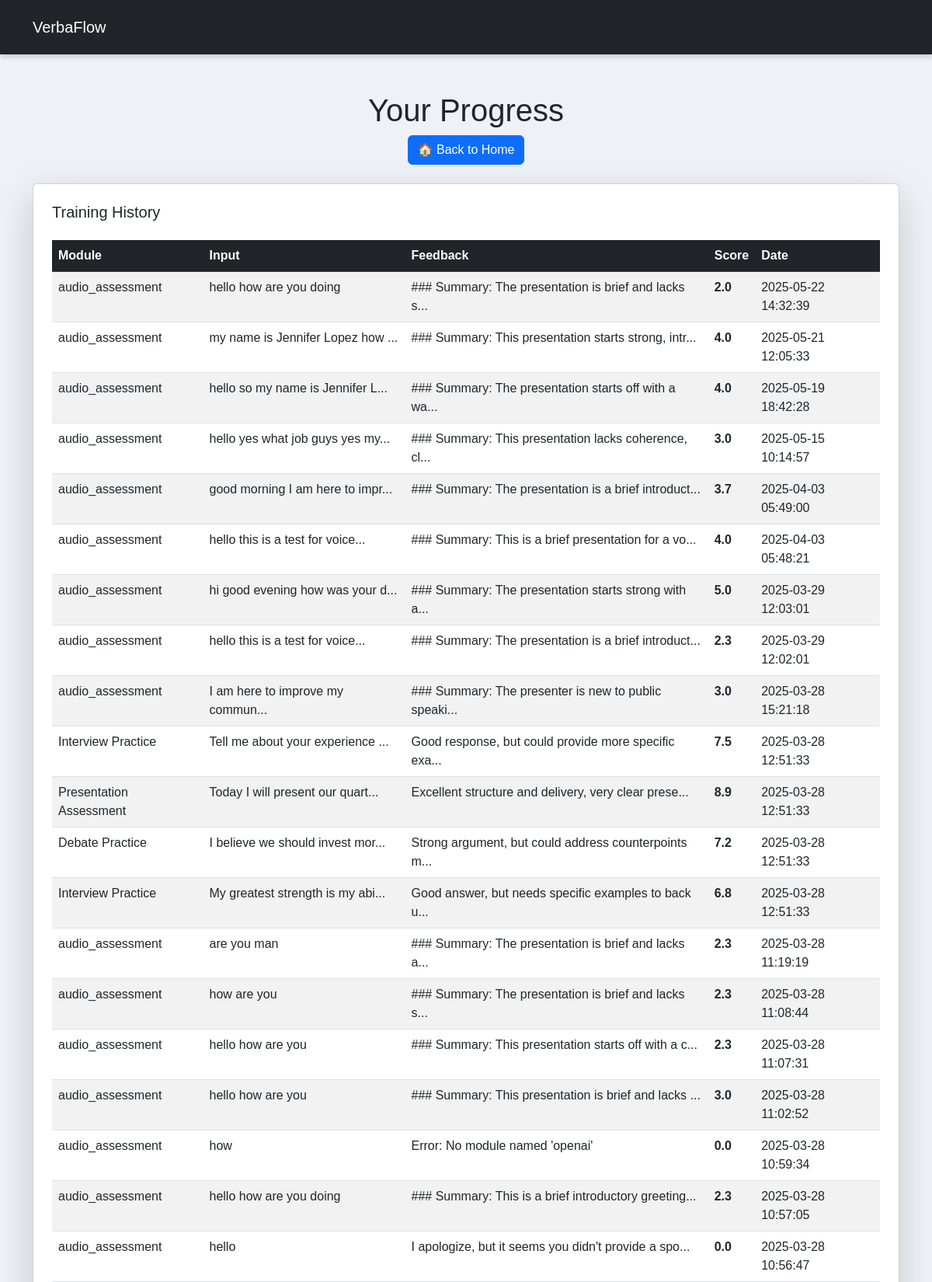
The app's page /progress (upper part) with its own data.
### tables this page shows
CREATE TABLE user_responses (
                id INTEGER PRIMARY KEY AUTOINCREMENT,
                session_id TEXT NOT NULL,
                module_type TEXT NOT NULL,
                user_input TEXT,
                ai_feedback TEXT,
                score REAL DEFAULT 0,
                timestamp TIMESTAMP DEFAULT CURRENT_TIMESTAMP
            );

### app.py (the view, shortened to what this page needs)
@app.route('/progress')
def progress():
    try:
        session_id = request.remote_addr  # This is 127.0.0.1 for local development
        print(f"Fetching progress for session: {session_id}")
        progress_data = get_user_progress(session_id)
        print(f"Initial data count: {len(progress_data)}")
        return render_template('progress.html', progress_data=progress_data)
    except Exception as e:
        print(f"Error in progress endpoint: {str(e)}")
        return render_template('progress.html', error=str(e))

### templates/progress.html (shortened to what this page needs)
<!doctype html>
<html lang="en">
    <head>
        <link
            rel="stylesheet"
            href="https://cdn.jsdelivr.net/npm/bootstrap@5.3.0/dist/css/bootstrap.min.css"
        />
        <link
            rel="stylesheet"
            href="{{ url_for('static', filename='styles.css') }}"
        />
    </head>
    <body>
        <nav class="navbar navbar-expand-lg navbar-dark bg-dark">
            <div class="container">
                <a class="navbar-brand" href="/">VerbaFlow</a>
            </div>
        </nav>
        <div class="container mt-5">
            <h1 class="text-center">Your Progress</h1>
            <div class="text-center mb-4">
                <a href="/" class="btn btn-primary">🏠 Back to Home</a>
            </div>
            <div class="card shadow-lg p-4 mt-4">
                <h5>Training History</h5>
                <div class="table-responsive">
                    <table class="table table-striped mt-3">
                        <thead class="table-dark">
                            <tr>
                                <th>Module</th>
                                <th>Input</th>
                                <th>Feedback</th>
                                <th>Score</th>
                                <th>Date</th>
                            </tr>
                        </thead>
                        <tbody>
                            {% if error %}
                            <tr>
                                <td colspan="5" class="text-danger text-center">
                                    Error: {{ error }}
                                </td>
                            </tr>
                            {% elif progress_data %} {% for entry in
                            progress_data %}
                            <tr>
                                <td>{{ entry.module_type }}</td>
                                <td>
                                    {{ entry.user_input[:30] }}{% if
                                    entry.user_input|length > 30 %}...{% endif
                                    %}
                                </td>
                                <td>
                                    {{ entry.ai_feedback[:50] }}{% if
                                    entry.ai_feedback|length > 50 %}...{% endif
                                    %}
                                </td>
                                <td>
                                    <strong
                                        >{{ "%.1f"|format(entry.score)
                                        }}</strong
                                    >
                                </td>
                                <td>{{ entry.timestamp }}</td>
                            </tr>
                            {% endfor %} {% else %}
                            <tr>
                                <td colspan="5" class="text-muted text-center">
                                    No progress records found.
                                </td>
                            </tr>
                            {% endif %}
                        </tbody>
                    </table>
                </div>
            </div>
        </div>
    </body>
</html>

### static/styles.css (style rules this page uses)
body { background-color: #eef2f7; font-family: 'Poppins', sans-serif; }
.navbar { box-shadow: 0px 4px 6px rgba(0, 0, 0, 0.15); padding: 15px; }

### records on screen
user_responses: module_type "audio_assessment", user_input "hello how are you doing", ai_feedback "### Summary: The presentation is brief and lacks s", score "2.0", timestamp "2025-05-22 14:32:39"
user_responses: module_type "audio_assessment", user_input "my name is Jennifer Lopez how", ai_feedback "### Summary: This presentation starts strong, intr", score "4.0", timestamp "2025-05-21 12:05:33"
user_responses: module_type "audio_assessment", user_input "hello so my name is Jennifer L", ai_feedback "### Summary: The presentation starts off with a wa", score "4.0", timestamp "2025-05-19 18:42:28"
user_responses: module_type "audio_assessment", user_input "hello yes what job guys yes my", ai_feedback "### Summary: This presentation lacks coherence, cl", score "3.0", timestamp "2025-05-15 10:14:57"
user_responses: module_type "audio_assessment", user_input "good morning I am here to impr", ai_feedback "### Summary: The presentation is a brief introduct", score "3.7", timestamp "2025-04-03 05:49:00"
user_responses: module_type "audio_assessment", user_input "hello this is a test for voice", ai_feedback "### Summary: This is a brief presentation for a vo", score "4.0", timestamp "2025-04-03 05:48:21"
user_responses: module_type "audio_assessment", user_input "hi good evening how was your d", ai_feedback "### Summary: The presentation starts strong with a", score "5.0", timestamp "2025-03-29 12:03:01"
user_responses: module_type "audio_assessment", user_input "hello this is a test for voice", ai_feedback "### Summary: The presentation is a brief introduct", score "2.3", timestamp "2025-03-29 12:02:01"
user_responses: module_type "audio_assessment", user_input "I am here to improve my commun", ai_feedback "### Summary: The presenter is new to public speaki", score "3.0", timestamp "2025-03-28 15:21:18"
user_responses: module_type "Interview Practice", user_input "Tell me about your experience", ai_feedback "Good response, but could provide more specific exa", score "7.5", timestamp "2025-03-28 12:51:33"
user_responses: module_type "Presentation Assessment", user_input "Today I will present our quart", ai_feedback "Excellent structure and delivery, very clear prese", score "8.9", timestamp "2025-03-28 12:51:33"
user_responses: module_type "Debate Practice", user_input "I believe we should invest mor", ai_feedback "Strong argument, but could address counterpoints m", score "7.2", timestamp "2025-03-28 12:51:33"
user_responses: module_type "Interview Practice", user_input "My greatest strength is my abi", ai_feedback "Good answer, but needs specific examples to back u", score "6.8", timestamp "2025-03-28 12:51:33"
user_responses: module_type "audio_assessment", user_input "are you man", ai_feedback "### Summary: The presentation is brief and lacks a", score "2.3", timestamp "2025-03-28 11:19:19"
user_responses: module_type "audio_assessment", user_input "how are you", ai_feedback "### Summary: The presentation is brief and lacks s", score "2.3", timestamp "2025-03-28 11:08:44"
user_responses: module_type "audio_assessment", user_input "hello how are you", ai_feedback "### Summary: This presentation starts off with a c", score "2.3", timestamp "2025-03-28 11:07:31"
user_responses: module_type "audio_assessment", user_input "hello how are you", ai_feedback "### Summary: This presentation is brief and lacks", score "3.0", timestamp "2025-03-28 11:02:52"
user_responses: module_type "audio_assessment", user_input "how", ai_feedback "Error: No module named 'openai'", score "0.0", timestamp "2025-03-28 10:59:34"
user_responses: module_type "audio_assessment", user_input "hello how are you doing", ai_feedback "### Summary: This is a brief introductory greeting", score "2.3", timestamp "2025-03-28 10:57:05"
user_responses: module_type "audio_assessment", user_input "hello", ai_feedback "I apologize, but it seems you didn't provide a spo", score "0.0", timestamp "2025-03-28 10:56:47"
